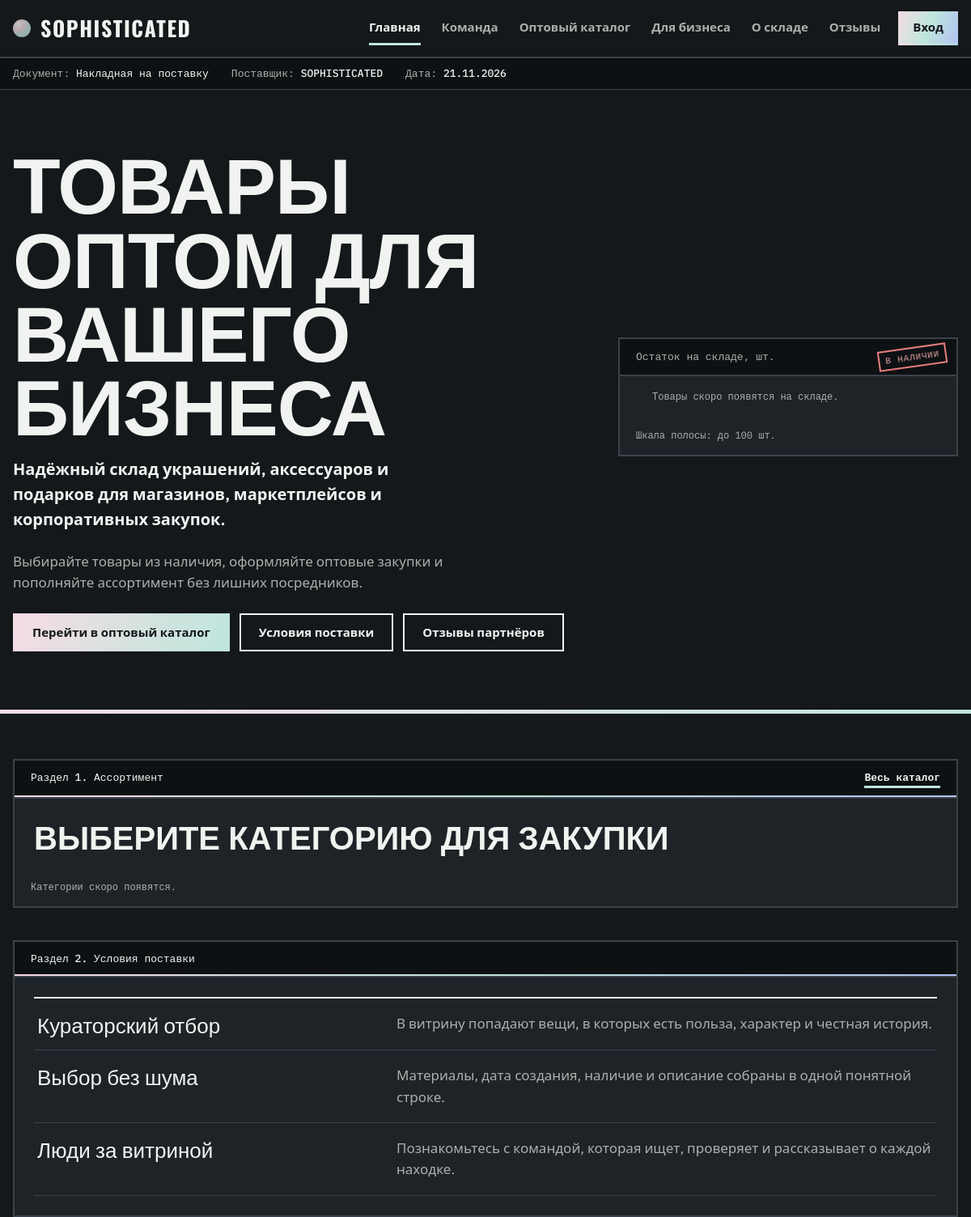
The app's page / (upper part), older data.
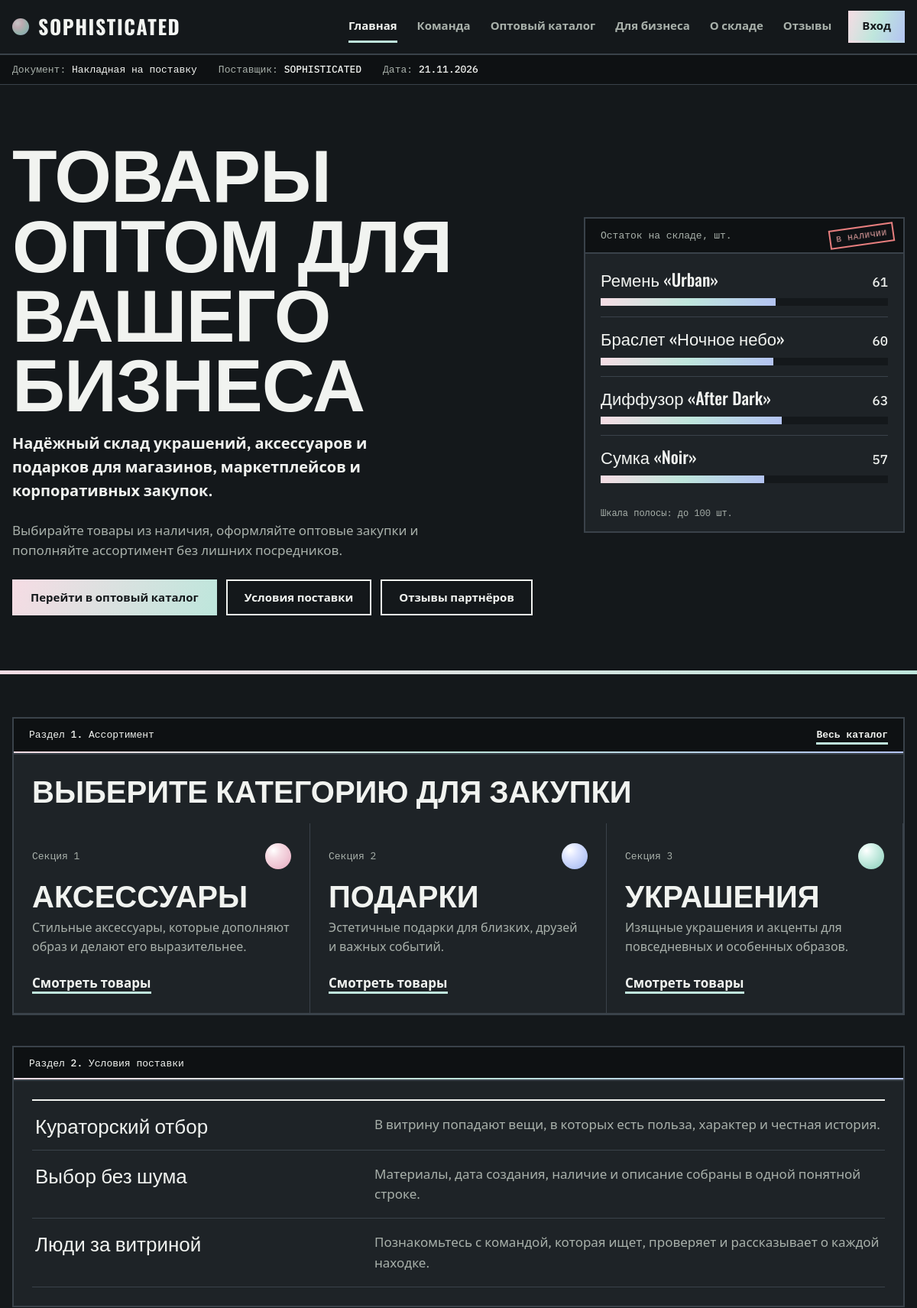
The same page, newer data.
### hello/models.py (models this page shows, shortened)
class Products(models.Model):
    name = models.CharField('Название товара', max_length=100)
    sale = models.IntegerField('Цена')
    material = models.CharField('Материал', max_length=100)
    date_prod = models.DateField('Дата производства')
    conter = models.IntegerField('Количество')
    cat_id = models.ForeignKey(
        Category,
        on_delete=models.CASCADE,
        verbose_name='Категория',
    )
    image = models.ImageField(upload_to='products/', null=True, blank=True, verbose_name="Фото")
    description = models.TextField('Описание товара', max_length=1000, blank=True, default='')
    slug = models.SlugField(unique=True, blank=True, null=True, verbose_name='URL-пропуск')
    class Meta:
        indexes = [
            models.Index(fields=['sale'], name='products_sale_idx'),
            models.Index(fields=['conter'], name='products_conter_idx'),
            models.Index(fields=['date_prod'], name='products_date_prod_idx'),
        ]
        verbose_name = 'Товар'
        verbose_name_plural = 'Товары'

class Category(models.Model):
    name = models.CharField('Название категории', max_length=100)
    coment = models.TextField('Описание', max_length=500)
    class Meta:
        verbose_name = 'Категория'
        verbose_name_plural = 'Категории'

### hello/views.py (the view)
# urls.py: path('', views.index, name='index'),
def index(request):
    featured_categories = Category.objects.order_by('name')[:6]
    latest_reviews = Review.objects.all()[:3]
    stock_products = list(Products.objects.filter(conter__gt=0).order_by('?')[:4])
    for product in stock_products:
        product.bar = min(product.conter, 100)
    return render(request, "index.html", {
        'featured_categories': featured_categories,
        'latest_reviews': latest_reviews,
        'stock_products': stock_products,
    })

### hello/context_processors.py (called while the page is built)
def settings(request):
    return {'settings': {
        'YMETRICA_ID': _settings.YMETRICA_ID,
        'GA_MEASUREMENT_ID': _settings.GA_MEASUREMENT_ID,
    }}

def site_contacts(request):
    return {'SITE_CONTACTS': {
        'email': _settings.SITE_EMAIL, 'phone': _settings.SITE_PHONE,
        'address': _settings.SITE_ADDRESS, 'vk': _settings.SITE_VK,
        'telegram': _settings.SITE_TELEGRAM, 'youtube': _settings.SITE_YOUTUBE,
    }}

### hello/templates/index.html (shortened to what this page needs)
{% extends 'base.html' %}
{% block doc_name %}Накладная на поставку{% endblock %}
{% block content %}
<section class="home-hero">
    <div class="home-hero__text">
        <h1>Товары оптом для вашего бизнеса</h1>
        <p class="home-lead">Надёжный склад украшений, аксессуаров и подарков для магазинов, маркетплейсов и корпоративных закупок.</p>
        <p>Выбирайте товары из наличия, оформляйте оптовые закупки и пополняйте ассортимент без лишних посредников.</p>
        <div class="home-links">
            <a class="btn" href="{% url 'products' %}">Перейти в оптовый каталог</a>
            <a class="btn btn--ghost" href="{% url 'weo' %}">Условия поставки</a>
            <a class="btn btn--ghost" href="{% url 'reviews' %}">Отзывы партнёров</a>
        </div>
    </div>
    <div class="stock-panel">
        <div class="stock-panel__bar">Остаток на складе, шт.</div>
        <div class="approval-stamp" aria-hidden="true">В НАЛИЧИИ</div>
        <div class="stock-panel__rows">
            {% for p in stock_products %}
                <div class="stock-row{% if p.conter <= 20 %} stock-row--low{% endif %}">
                    <div class="stock-row__top">
                        <span class="stock-row__name">{{ p.name }}</span>
                        <span class="stock-row__qty" data-count="{{ p.conter }}">{{ p.conter }}</span>
                    </div>
                    <div class="stock-row__track"><div class="stock-row__fill" style="width: {{ p.bar }}%"></div></div>
                </div>
            {% empty %}
                <p class="stock-panel__note">Товары скоро появятся на складе.</p>
            {% endfor %}
        </div>
        <div class="stock-panel__note">Шкала полосы: до 100 шт.</div>
    </div>
</section>
<div class="pearl-rule"></div>
<div class="sheet">
    <section class="section" aria-labelledby="cat-title">
        <div class="section__bar">
            <b>Раздел 1. Ассортимент</b>
            <a class="link-underline" href="{% url 'products' %}">Весь каталог</a>
        </div>
        <div class="section__body">
            <h2 id="cat-title">Выберите категорию для закупки</h2>
        </div>
        <div class="home-category-grid">
            {% for cat in featured_categories %}
                <a class="home-category-card" href="{% url 'products' %}?category_id={{ cat.id }}">
                    <span class="home-category-card__top">
                        <span>Секция {{ forloop.counter }}</span>
                        <span class="pearl-dot {% cycle '' 'pearl-dot--blue' 'pearl-dot--mint' %}"></span>
                    </span>
                    <strong>{{ cat.name }}</strong>
                    <small>{{ cat.coment|truncatechars:75 }}</small>
                    <span class="home-category-card__go"><span>Смотреть товары</span></span>
                </a>
            {% empty %}
                <p class="stock-panel__note">Категории скоро появятся.</p>
            {% endfor %}
        </div>
    </section>
    <section class="section" aria-label="Условия поставки">
        <div class="section__bar"><b>Раздел 2. Условия поставки</b></div>
        <div class="section__body">
            <div class="terms">
                <div class="terms__row">
                    <h3>Кураторский отбор</h3>
                    <p>В витрину попадают вещи, в которых есть польза, характер и честная история.</p>
                </div>
                <div class="terms__row">
                    <h3>Выбор без шума</h3>
                    <p>Материалы, дата создания, наличие и описание собраны в одной понятной строке.</p>
                </div>
                <div class="terms__row">
                    <h3>Люди за витриной</h3>
                    <p>Познакомьтесь с командой, которая ищет, проверяет и рассказывает о каждой находке.</p>
                </div>
            </div>
        </div>
    </section>
</div>
{% endblock %}

Row changes from the older to the newer data that the page shows:
added Products: name "Ремень «Urban»", conter "61"
added Products: name "Браслет «Ночное небо»", conter "60"
added Products: name "Диффузор «After Dark»", conter "63"
added Products: name "Сумка «Noir»", conter "57"
added Category: name "АКСЕССУАРЫ", coment "Стильные аксессуары, которые дополняют образ и делают его выразительнее."
added Category: name "ПОДАРКИ", coment "Эстетичные подарки для близких, друзей и важных событий."
added Category: name "УКРАШЕНИЯ", coment "Изящные украшения и акценты для повседневных и особенных образов."
Text that changed along with them:
text no longer shown: "Товары скоро появятся на складе. Категории скоро появятся."
